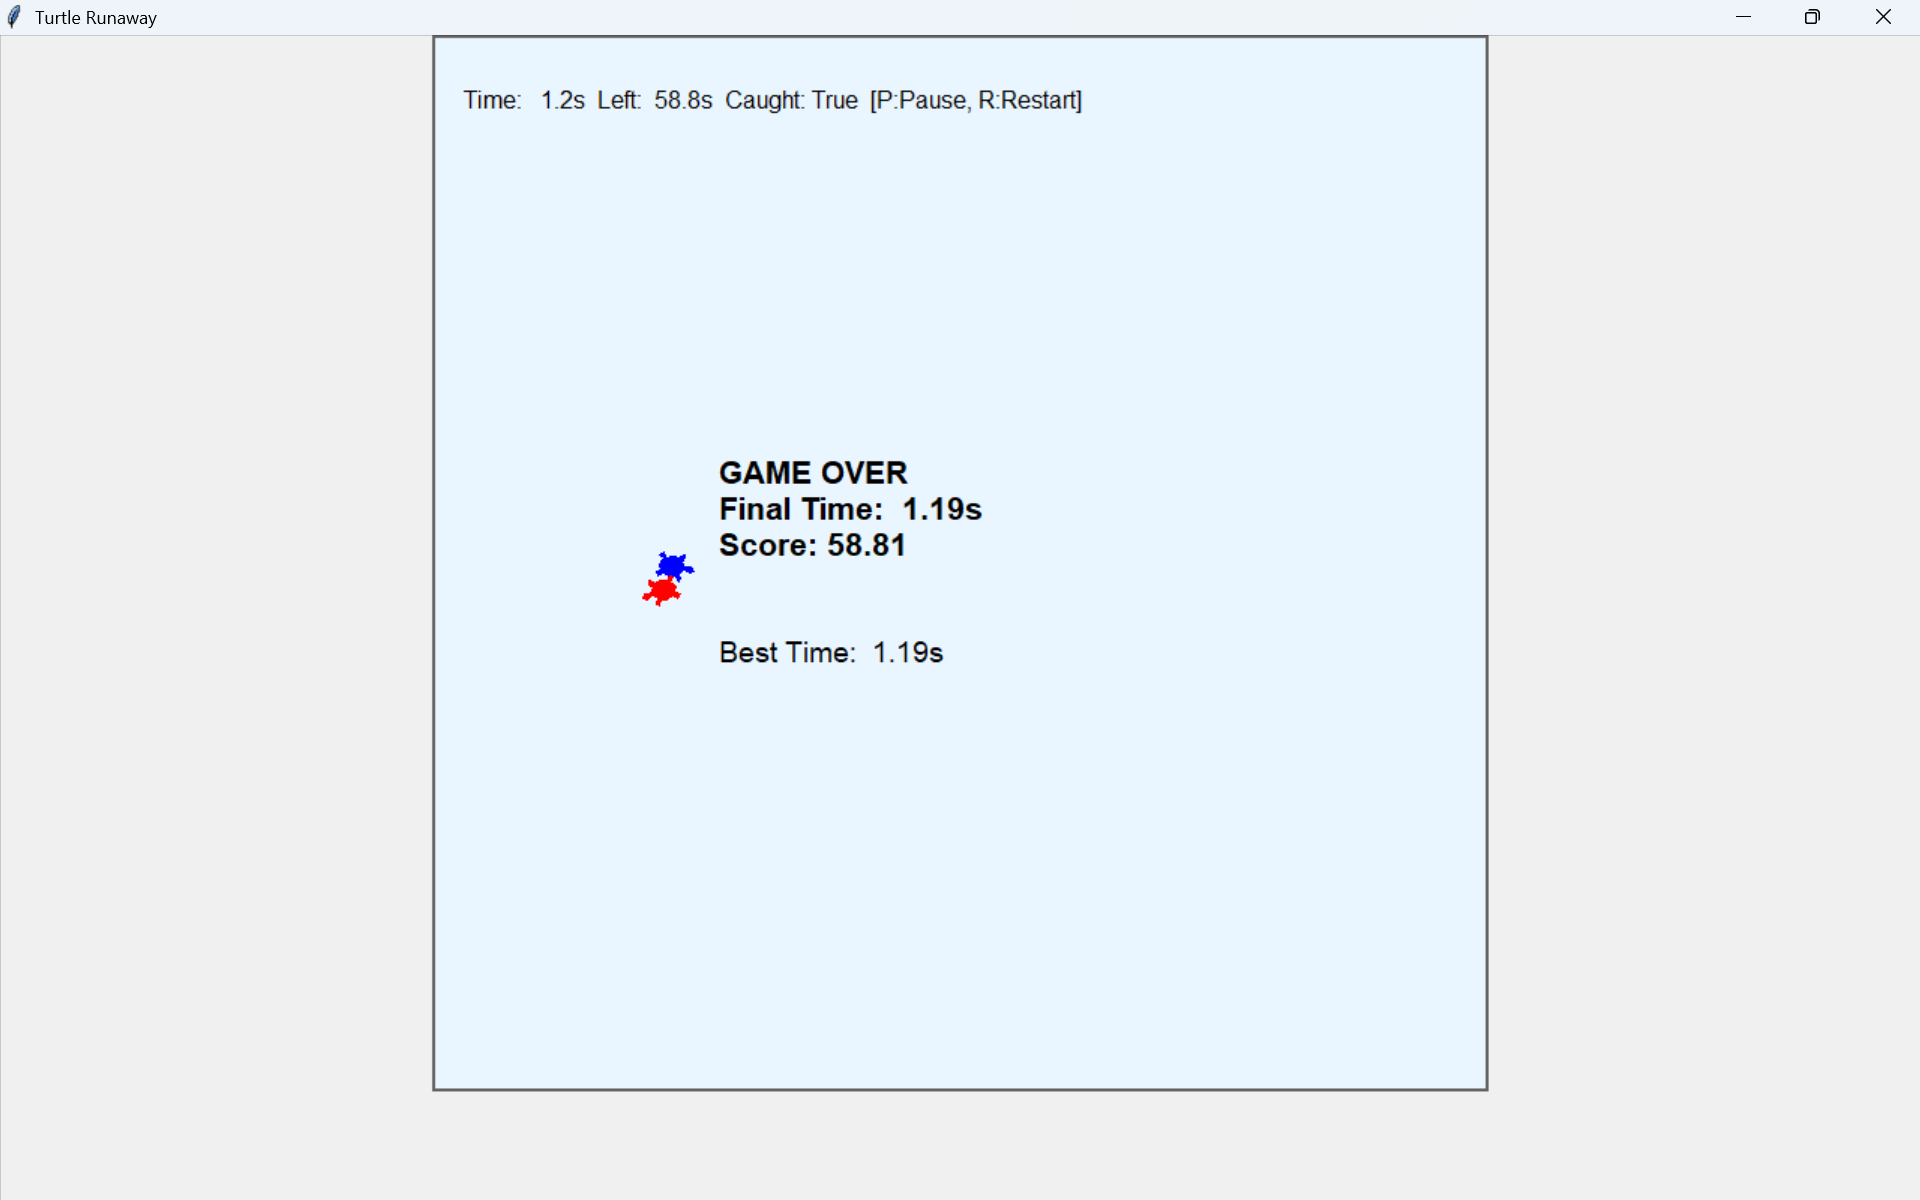

Python code for this plot:
import tkinter as tk
import turtle, random, time

class EscapeMover(turtle.RawTurtle):
    def __init__(self, canvas, step_move=10, step_turn=12, arena=330):
        super().__init__(canvas)
        self.step_move = step_move
        self.step_turn = step_turn
        self.arena = arena
    def _bounce_if_needed(self):
        x, y = self.pos(); bounced = False
        if abs(x) > self.arena:
            self.setx(max(min(x, self.arena), -self.arena))
            self.setheading(180 - self.heading()); bounced = True
        if abs(y) > self.arena:
            self.sety(max(min(y, self.arena), -self.arena))
            self.setheading(-self.heading()); bounced = True
        if bounced: self.forward(self.step_move)
    def run_ai(self, opp_pos, opp_heading):
        target_heading = self.towards(opp_pos) + 180
        delta = (target_heading - self.heading() + 540) % 360 - 180
        if delta > 0: self.left(min(self.step_turn, delta))
        else:        self.right(min(self.step_turn, -delta))
        step = self.step_move + random.randint(-5, 5)
        self.forward(max(2, step))
        self._bounce_if_needed()

class ManualMover(turtle.RawTurtle):
    def __init__(self, canvas, step_move=10, step_turn=10, arena=330):
        super().__init__(canvas)
        self.step_move = step_move; self.step_turn = step_turn; self.arena = arena
        canvas.onkeypress(lambda: (self.forward(self.step_move), self._clamp_to_arena()), 'Up')
        canvas.onkeypress(lambda: (self.backward(self.step_move), self._clamp_to_arena()), 'Down')
        canvas.onkeypress(lambda: self.left(self.step_turn), 'Left')
        canvas.onkeypress(lambda: self.right(self.step_turn), 'Right')
        canvas.listen()
    def _clamp_to_arena(self):
        x, y = self.pos()
        if abs(x) > self.arena: self.setx(max(min(x, self.arena), -self.arena))
        if abs(y) > self.arena: self.sety(max(min(y, self.arena), -self.arena))
    def run_ai(self, opp_pos, opp_heading):
        pass

class RunawayGame:
    def __init__(self, canvas, runner, chaser, catch_radius=50):
        self.canvas = canvas; self.runner = runner; self.chaser = chaser
        self.catch_radius2 = catch_radius ** 2
        self.runner.shape('turtle'); self.runner.color('blue'); self.runner.penup()
        self.chaser.shape('turtle'); self.chaser.color('red');  self.chaser.penup()
        self.drawer = turtle.RawTurtle(canvas); self.drawer.hideturtle(); self.drawer.penup()
        self.ai_timer_msec = 100; self.is_over = False; self.paused = False
        self.start_ts = None; self.best_time = None
        self.score = 0.0
        self.max_time = 60.0  # ★ 최대 시간(초)
        self.canvas.onkeypress(self._toggle_pause, 'p')
        self.canvas.onkeypress(self._restart, 'r')
        self.canvas.listen()

    def _toggle_pause(self):
        if self.is_over or self.start_ts is None: return
        self.paused = not self.paused

    def _restart(self):
        self.start(init_dist=400, ai_timer_msec=self.ai_timer_msec)

    def is_catched(self):
        p = self.runner.pos(); q = self.chaser.pos()
        dx, dy = p[0] - q[0], p[1] - q[1]
        return dx*dx + dy*dy < self.catch_radius2

    def start(self, init_dist=400, ai_timer_msec=100):
        self.runner.setpos((-init_dist/2, 0)); self.runner.setheading(0)
        self.chaser.setpos((+init_dist/2, 0)); self.chaser.setheading(180)
        self.ai_timer_msec = ai_timer_msec
        self.is_over = False; self.paused = False
        self.start_ts = None; self.score = 0.0
        self.drawer.clear(); self.drawer.setpos(-95, 0)
        self.drawer.write("GAME START!", font=("Arial", 18, "bold"))
        self.canvas.ontimer(self._real_start, 2000)

    def _real_start(self):
        self.drawer.clear()
        self.start_ts = time.time()           # 실제 타이머 시작
        self._draw_hud(False)
        self.canvas.ontimer(self.step, self.ai_timer_msec)

    def _draw_hud(self, is_catched):
        self.drawer.clear(); self.drawer.setpos(-330, 300)
        elapsed = 0.0 if self.start_ts is None else (time.time() - self.start_ts)
        remain = max(0.0, self.max_time - elapsed)  # ★ 남은 시간
        msg = f"Time: {elapsed:5.1f}s  Left: {remain:5.1f}s  Caught: {is_catched}  [P:Pause, R:Restart]"
        self.drawer.write(msg, font=("Arial", 12, "normal"))

    def _finish_caught(self, final_time):
        # 점수: 60 - 포획시간 (음수 방지)
        score = max(0.0, self.max_time - final_time)
        if self.best_time is None or final_time < self.best_time:
            self.best_time = final_time
        self.drawer.setpos(-160, 0)
        self.drawer.write(f"GAME OVER\nFinal Time: {final_time:5.2f}s\nScore: {score:5.2f}",
                          align="left", font=("Arial", 16, "bold"))
        self.drawer.setpos(-160, -70)
        self.drawer.write(f"Best Time: {self.best_time:5.2f}s",
                          align="left", font=("Arial", 14, "normal"))

    def _finish_failed(self):
        # 시간 내 미포획
        self.drawer.setpos(-80, 0)
        self.drawer.write("FAILED!", align="left", font=("Arial", 20, "bold"))
        self.drawer.setpos(-160, -50)
        self.drawer.write(f"Final Time: {self.max_time:5.2f}s\nScore: 0.00",
                          align="left", font=("Arial", 16, "bold"))

    def step(self):
        if self.is_over: return
        if self.paused:
            self.canvas.ontimer(self.step, self.ai_timer_msec); return
        if self.start_ts is None:
            self.canvas.ontimer(self.step, self.ai_timer_msec); return

        # 동작
        self.runner.run_ai(self.chaser.pos(), self.chaser.heading())
        self.chaser.run_ai(self.runner.pos(), self.runner.heading())

        # 판정
        elapsed = time.time() - self.start_ts
        if elapsed >= self.max_time:
            # ★ 시간 초과 실패
            self.is_over = True
            self._draw_hud(False)   # 남은시간 0.0으로 갱신
            self._finish_failed()
            return

        is_catched = self.is_catched()
        self._draw_hud(is_catched)

        if is_catched:
            self.is_over = True
            final_time = elapsed
            self._finish_caught(final_time)
            return

        self.canvas.ontimer(self.step, self.ai_timer_msec)

if __name__ == '__main__':
    root = tk.Tk(); root.title("Turtle Runaway")
    canvas = tk.Canvas(root, width=700, height=700); canvas.pack()
    screen = turtle.TurtleScreen(canvas); screen.bgcolor("#eaf6ff")
    runner = EscapeMover(screen)
    chaser = ManualMover(screen, arena=330)
    game = RunawayGame(screen, runner, chaser)
    game.start(ai_timer_msec=60)
    screen.mainloop()
